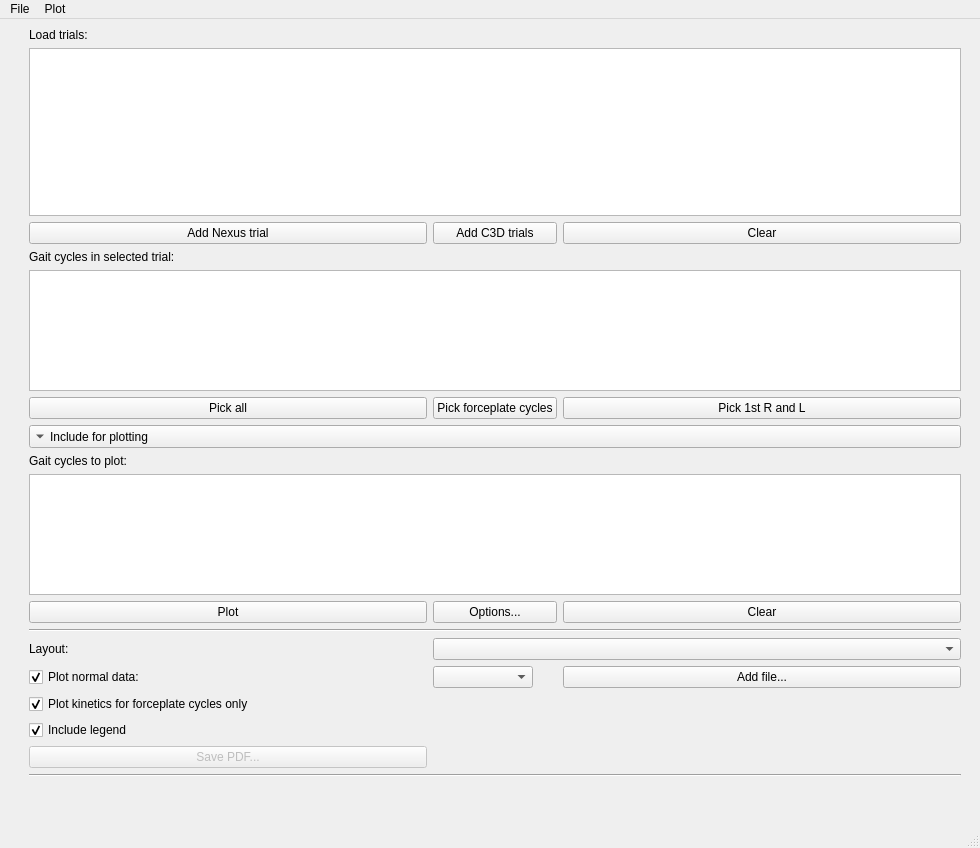
<?xml version="1.0" encoding="UTF-8"?>
<ui version="4.0">
 <class>MainWindow</class>
 <widget class="QMainWindow" name="MainWindow">
  <property name="geometry">
   <rect>
    <x>0</x>
    <y>0</y>
    <width>980</width>
    <height>848</height>
   </rect>
  </property>
  <property name="windowTitle">
   <string>MainWindow</string>
  </property>
  <widget class="QWidget" name="centralwidget">
   <layout class="QVBoxLayout" name="verticalLayout">
    <item>
     <layout class="QGridLayout" name="mainGridLayout">
      <item row="22" column="3">
       <widget class="QPushButton" name="btnOpenNormalData">
        <property name="text">
         <string>Add file...</string>
        </property>
       </widget>
      </item>
      <item row="23" column="1" colspan="2">
       <widget class="QCheckBox" name="xbKineticsFpOnly">
        <property name="text">
         <string>Plot kinetics for forceplate cycles only</string>
        </property>
        <property name="checked">
         <bool>true</bool>
        </property>
       </widget>
      </item>
      <item row="6" column="2">
       <widget class="QPushButton" name="btnAddC3DTrial">
        <property name="text">
         <string>Add C3D trials</string>
        </property>
       </widget>
      </item>
      <item row="1" column="1">
       <widget class="QLabel" name="label_3">
        <property name="text">
         <string>Load trials:</string>
        </property>
       </widget>
      </item>
      <item row="3" column="0">
       <spacer name="horizontalSpacer_2">
        <property name="orientation">
         <enum>Qt::Horizontal</enum>
        </property>
        <property name="sizeType">
         <enum>QSizePolicy::Fixed</enum>
        </property>
        <property name="sizeHint" stdset="0">
         <size>
          <width>20</width>
          <height>20</height>
         </size>
        </property>
       </spacer>
      </item>
      <item row="3" column="0">
       <spacer name="horizontalSpacer_2">
        <property name="orientation">
         <enum>Qt::Vertical</enum>
        </property>
        <property name="sizeHint" stdset="0">
         <size>
          <width>20</width>
          <height>20</height>
         </size>
        </property>
       </spacer>
      </item>
      <item row="21" column="1">
       <widget class="QLabel" name="label">
        <property name="text">
         <string>Layout:</string>
        </property>
       </widget>
      </item>
      <item row="11" column="2">
       <widget class="QPushButton" name="btnSelectForceplateCycles">
        <property name="text">
         <string>Pick forceplate cycles</string>
        </property>
       </widget>
      </item>
      <item row="26" column="1" colspan="3">
       <widget class="Line" name="line_2">
        <property name="orientation">
         <enum>Qt::Horizontal</enum>
        </property>
       </widget>
      </item>
      <item row="15" column="1" rowspan="3" colspan="3">
       <widget class="NiceListWidget" name="listCyclesToPlot"/>
      </item>
      <item row="19" column="1" colspan="3">
       <widget class="Line" name="line">
        <property name="orientation">
         <enum>Qt::Horizontal</enum>
        </property>
       </widget>
      </item>
      <item row="30" column="1">
       <spacer name="verticalSpacer_5">
        <property name="orientation">
         <enum>Qt::Vertical</enum>
        </property>
        <property name="sizeType">
         <enum>QSizePolicy::Fixed</enum>
        </property>
        <property name="sizeHint" stdset="0">
         <size>
          <width>20</width>
          <height>40</height>
         </size>
        </property>
       </spacer>
      </item>
      <item row="11" column="1">
       <widget class="QPushButton" name="btnSelectAllCycles">
        <property name="text">
         <string>Pick all</string>
        </property>
       </widget>
      </item>
      <item row="11" column="3">
       <widget class="QPushButton" name="btnSelect1stCycles">
        <property name="text">
         <string>Pick 1st R and L</string>
        </property>
       </widget>
      </item>
      <item row="8" column="1" rowspan="3" colspan="3">
       <widget class="NiceListWidget" name="listTrialCycles"/>
      </item>
      <item row="6" column="3">
       <widget class="QPushButton" name="btnClearTrials">
        <property name="text">
         <string>Clear</string>
        </property>
       </widget>
      </item>
      <item row="18" column="2">
       <widget class="QPushButton" name="btnOptions">
        <property name="text">
         <string>Options...</string>
        </property>
       </widget>
      </item>
      <item row="3" column="4">
       <spacer name="horizontalSpacer_3">
        <property name="orientation">
         <enum>Qt::Horizontal</enum>
        </property>
        <property name="sizeType">
         <enum>QSizePolicy::Fixed</enum>
        </property>
        <property name="sizeHint" stdset="0">
         <size>
          <width>10</width>
          <height>20</height>
         </size>
        </property>
       </spacer>
      </item>
      <item row="12" column="1" colspan="3">
       <widget class="QToolButton" name="btnPickCycles">
        <property name="sizePolicy">
         <sizepolicy hsizetype="Expanding" vsizetype="Fixed">
          <horstretch>0</horstretch>
          <verstretch>0</verstretch>
         </sizepolicy>
        </property>
        <property name="layoutDirection">
         <enum>Qt::LeftToRight</enum>
        </property>
        <property name="text">
         <string>Include for plotting</string>
        </property>
        <property name="toolButtonStyle">
         <enum>Qt::ToolButtonTextBesideIcon</enum>
        </property>
        <property name="arrowType">
         <enum>Qt::DownArrow</enum>
        </property>
       </widget>
      </item>
      <item row="7" column="1">
       <widget class="QLabel" name="label_2">
        <property name="text">
         <string>Gait cycles in selected trial:</string>
        </property>
       </widget>
      </item>
      <item row="20" column="1">
       <spacer name="verticalSpacer_4">
        <property name="orientation">
         <enum>Qt::Vertical</enum>
        </property>
        <property name="sizeHint" stdset="0">
         <size>
          <width>20</width>
          <height>20</height>
         </size>
        </property>
       </spacer>
      </item>
      <item row="14" column="1">
       <widget class="QLabel" name="label_4">
        <property name="text">
         <string>Gait cycles to plot:</string>
        </property>
       </widget>
      </item>
      <item row="24" column="1">
       <widget class="QCheckBox" name="xbLegend">
        <property name="text">
         <string>Include legend</string>
        </property>
        <property name="checked">
         <bool>true</bool>
        </property>
       </widget>
      </item>
      <item row="21" column="2" colspan="2">
       <widget class="QComboBox" name="cbLayout">
        <property name="sizePolicy">
         <sizepolicy hsizetype="Expanding" vsizetype="Fixed">
          <horstretch>0</horstretch>
          <verstretch>0</verstretch>
         </sizepolicy>
        </property>
        <property name="maximumSize">
         <size>
          <width>16777215</width>
          <height>16777215</height>
         </size>
        </property>
       </widget>
      </item>
      <item row="22" column="2">
       <widget class="QComboBox" name="cbNormalData">
        <property name="sizePolicy">
         <sizepolicy hsizetype="Fixed" vsizetype="Fixed">
          <horstretch>0</horstretch>
          <verstretch>0</verstretch>
         </sizepolicy>
        </property>
        <property name="maximumSize">
         <size>
          <width>100</width>
          <height>16777215</height>
         </size>
        </property>
       </widget>
      </item>
      <item row="6" column="1">
       <widget class="QPushButton" name="btnAddNexusTrial">
        <property name="sizePolicy">
         <sizepolicy hsizetype="Minimum" vsizetype="Fixed">
          <horstretch>0</horstretch>
          <verstretch>0</verstretch>
         </sizepolicy>
        </property>
        <property name="text">
         <string>Add Nexus trial</string>
        </property>
       </widget>
      </item>
      <item row="3" column="1" rowspan="3" colspan="3">
       <widget class="NiceListWidget" name="listTrials">
        <property name="sizePolicy">
         <sizepolicy hsizetype="Expanding" vsizetype="Expanding">
          <horstretch>0</horstretch>
          <verstretch>0</verstretch>
         </sizepolicy>
        </property>
       </widget>
      </item>
      <item row="22" column="1">
       <widget class="QCheckBox" name="xbNormalData">
        <property name="text">
         <string>Plot normal data:</string>
        </property>
        <property name="checked">
         <bool>true</bool>
        </property>
       </widget>
      </item>
      <item row="25" column="1">
       <widget class="QPushButton" name="btnSavePDF">
        <property name="enabled">
         <bool>false</bool>
        </property>
        <property name="text">
         <string>Save PDF...</string>
        </property>
       </widget>
      </item>
      <item row="18" column="3">
       <widget class="QPushButton" name="btnClearCyclesToPlot">
        <property name="text">
         <string>Clear</string>
        </property>
       </widget>
      </item>
      <item row="18" column="1">
       <widget class="QPushButton" name="btnPlot">
        <property name="text">
         <string>Plot</string>
        </property>
       </widget>
      </item>
     </layout>
    </item>
   </layout>
  </widget>
  <widget class="QMenuBar" name="menubar">
   <property name="geometry">
    <rect>
     <x>0</x>
     <y>0</y>
     <width>980</width>
     <height>21</height>
    </rect>
   </property>
   <widget class="QMenu" name="menuFile">
    <property name="title">
     <string>File</string>
    </property>
    <addaction name="actionAverage"/>
    <addaction name="actionQuit"/>
   </widget>
   <widget class="QMenu" name="menuPlot">
    <property name="title">
     <string>Plot</string>
    </property>
    <addaction name="actionSave_as_PDF"/>
    <addaction name="actionNormal_data"/>
    <addaction name="separator"/>
   </widget>
   <addaction name="menuFile"/>
   <addaction name="menuPlot"/>
  </widget>
  <widget class="QStatusBar" name="statusbar"/>
  <action name="actionSave_as_PDF">
   <property name="text">
    <string>Save as PDF...</string>
   </property>
  </action>
  <action name="actionNormal_data">
   <property name="text">
    <string>Normal data...</string>
   </property>
  </action>
  <action name="actionQuit">
   <property name="text">
    <string>Quit</string>
   </property>
  </action>
  <action name="actionAverage">
   <property name="text">
    <string>Average...</string>
   </property>
  </action>
 </widget>
 <customwidgets>
  <customwidget>
   <class>NiceListWidget</class>
   <extends>QListWidget</extends>
   <header>plotter_gui</header>
  </customwidget>
 </customwidgets>
 <resources/>
 <connections/>
</ui>
